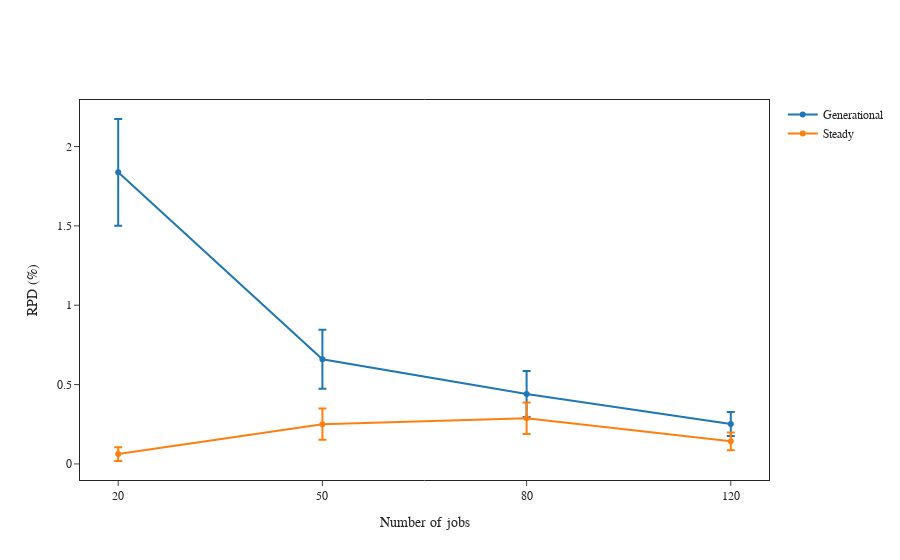

The notebook cell saved with this chart:
### Markdown cell above
### Initialisation

### Code cell
fig = merge_and_line(
        ["../solutions/generational", "../solutions/steady_state"],
        ["Generational", "Steady"],
        "Number of jobs",
        "RPD (%)",
    )

fig.show()

### Figure 1 — Plotly figure (JSON) as saved in the notebook; plotly's stock layout.template omitted (floating-point values rounded to 4 significant figures)
{"data": [{"error_y": {"array": [0.336, 0.1857, 0.1447, 0.07608], "type": "data", "visible": true}, "name": "Generational", "type": "scatter", "x": [20, 50, 80, 120], "y": [1.837, 0.6593, 0.441, 0.2519]}, {"error_y": {"array": [0.04349, 0.09875, 0.09902, 0.05643], "type": "data", "visible": true}, "name": "Steady", "type": "scatter", "x": [20, 50, 80, 120], "y": [0.06195, 0.2505, 0.2875, 0.1423]}], "layout": {"font": {"family": "Times New Roman"}, "xaxis": {"mirror": true, "title": {"text": "Number of jobs"}, "type": "category"}, "yaxis": {"mirror": true, "title": {"text": "RPD (%)"}}}}
